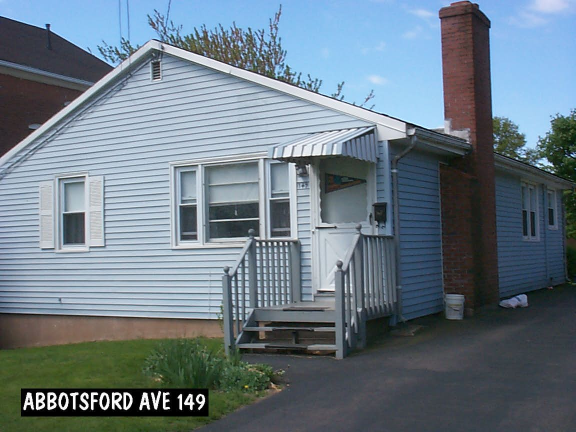
#> input picture AutoRealtor/images/10_1.jpg, 1152 x 864 px, found by its file name (shown at 1/2 size); its folder holds only this picture in this run
$ python processData.py   (older library calls are emulated)
#> lines starting #> are read from the running program, lines starting #| are printed output that depends on the picture
import numpy as np
import os
from scipy.misc import imread, imresize

cwd = os.getcwd()
path = "images/"
imgsize = [125, 30]
data_name = "processedData"
valid_exts = [".jpg",".gif",".png",".tga", ".jpeg"]
imgcnt = 0
nclass = 36
letters = 6

flist = os.listdir(path)
curImgCnt = 0
for f in flist:
    if os.path.splitext(f)[1].lower() not in valid_exts:
        continue
    imgcnt = imgcnt + 1

print (str(imgcnt) + " images loaded")

totalimg   = np.ndarray((imgcnt, imgsize[0], imgsize[1], 3))
totallabel = np.ndarray((imgcnt, letters, nclass))

flist = os.listdir(path)
curImgCnt = 0
for f in flist:
    if os.path.splitext(f)[1].lower() not in valid_exts:
        continue
    fullpath = os.path.join(path, f)
    currimg  = imread(fullpath)
#> currimg is the input picture: shape (864, 1152, 3); mean R, G, B 106.5, 121.7, 132.3

    grayimg  = currimg
    # Reshape
    graysmall = imresize(grayimg, [imgsize[0], imgsize[1]])/255.
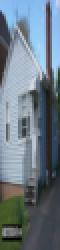
#> graysmall: shape (125, 30, 3) float64 (shown 2 times larger); mean R, G, B 0.418, 0.477, 0.519
    grayvec   = graysmall
    # Save
    totalimg[curImgCnt, :] = grayvec
    label = f.split("-")[0]
    empty = np.zeros([letters, 36])
    i = 0
    for x in list(label):
        charID = 0
        if (ord(x) >= 65 and ord(x) <= 90):
            charID = ord(x) - 65
        elif (ord(x) >= 48 and ord(x) <= 57):
            charID = ord(x) - 23
#> (the run stopped early here; a loop or call above may not have finished)

$ run again, on AutoRealtor/images/14_5.jpg
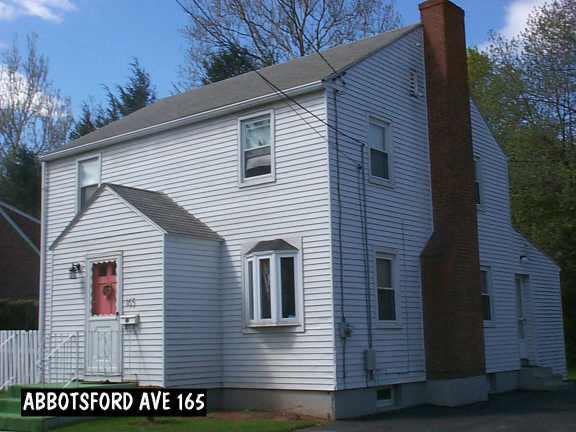
#> input picture AutoRealtor/images/14_5.jpg, 1152 x 864 px, found by its file name (shown at 1/2 size)
#> currimg is the input picture: shape (864, 1152, 3); mean R, G, B 94.2, 106.3, 120
#> `graysmall = imresize(grayimg, [imgsize[0], imgsize[1]])/255.`:
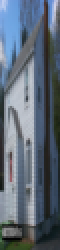
#> graysmall: shape (125, 30, 3) float64 (shown 2 times larger); mean R, G, B 0.369, 0.417, 0.471

$ run again, on AutoRealtor/images/15_5.jpg
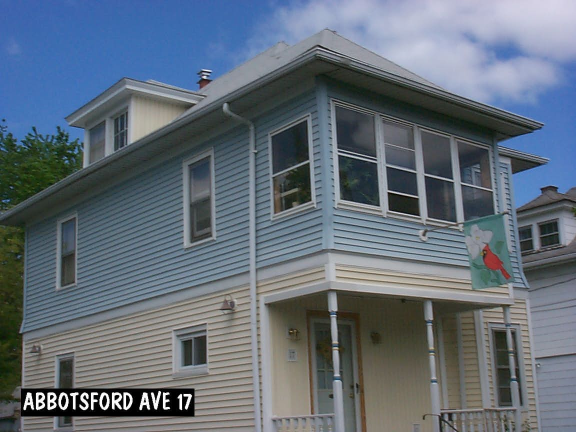
#> input picture AutoRealtor/images/15_5.jpg, 1152 x 864 px, found by its file name (shown at 1/2 size)
#> currimg is the input picture: shape (864, 1152, 3); mean R, G, B 98.2, 109.3, 121.2
#> `graysmall = imresize(grayimg, [imgsize[0], imgsize[1]])/255.`:
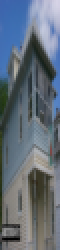
#> graysmall: shape (125, 30, 3) float64 (shown 2 times larger); mean R, G, B 0.385, 0.429, 0.475

$ run again, on AutoRealtor/images/16_4.jpg
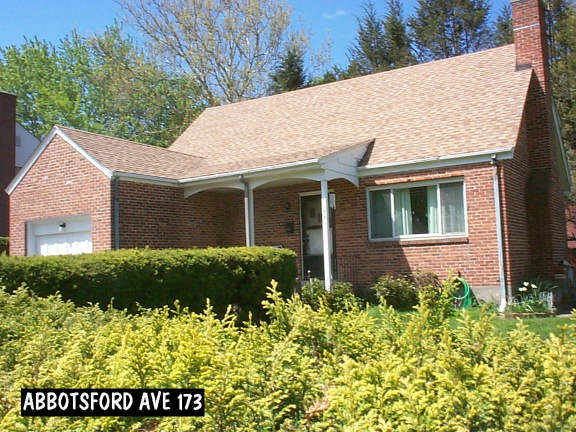
#> input picture AutoRealtor/images/16_4.jpg, 1152 x 864 px, found by its file name (shown at 1/2 size)
#> currimg is the input picture: shape (864, 1152, 3); mean R, G, B 139, 138.7, 104.9
#> `graysmall = imresize(grayimg, [imgsize[0], imgsize[1]])/255.`:
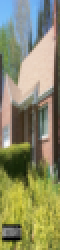
#> graysmall: shape (125, 30, 3) float64 (shown 2 times larger); mean R, G, B 0.545, 0.544, 0.412

$ run again, on AutoRealtor/images/11_5.jpg
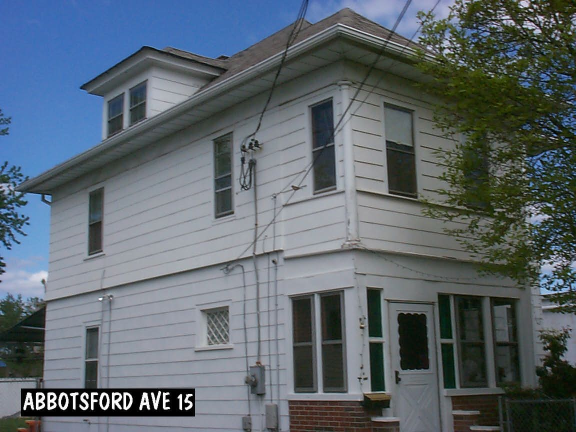
#> input picture AutoRealtor/images/11_5.jpg, 1152 x 864 px, found by its file name (shown at 1/2 size)
#> currimg is the input picture: shape (864, 1152, 3); mean R, G, B 92.7, 103.1, 110.9
#> `graysmall = imresize(grayimg, [imgsize[0], imgsize[1]])/255.`:
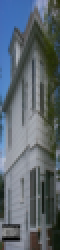
#> graysmall: shape (125, 30, 3) float64 (shown 2 times larger); mean R, G, B 0.364, 0.404, 0.435
